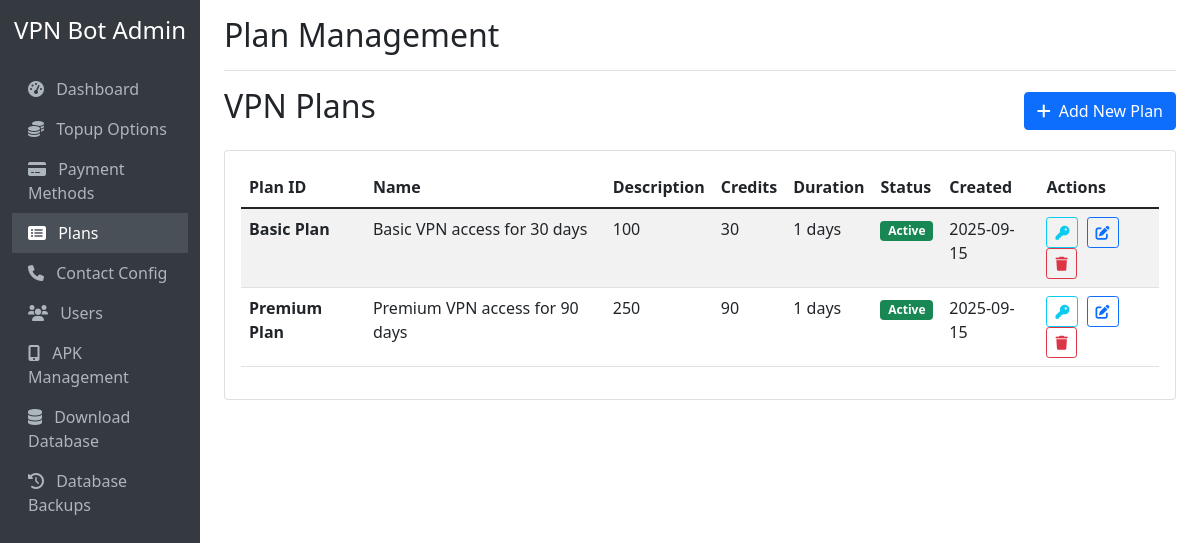
The app's page /plans, older data.
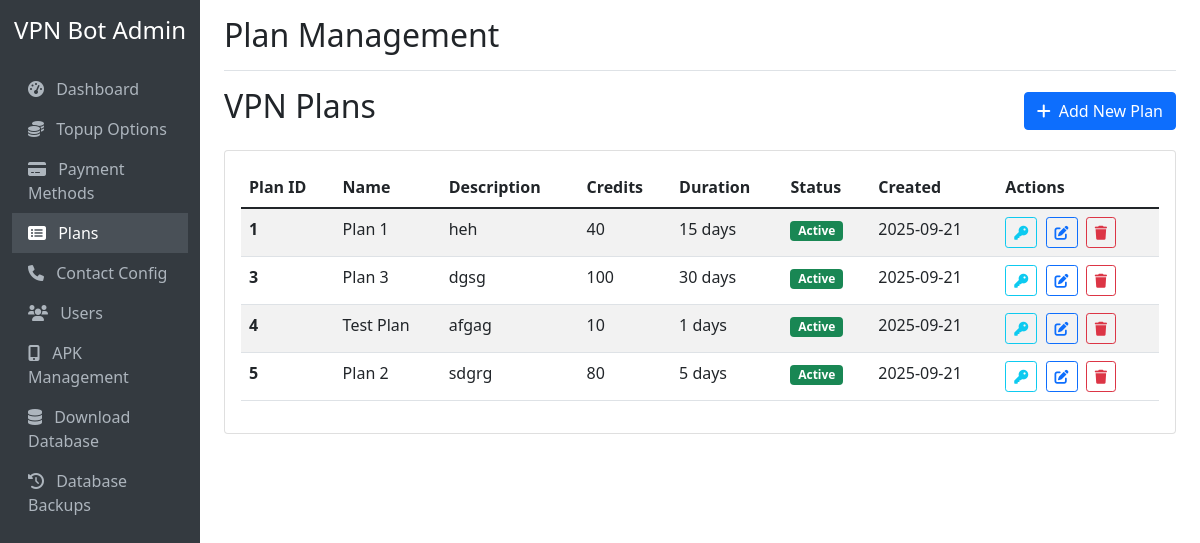
The same page, newer data.
### tables this page shows
CREATE TABLE "plans" (
                id INTEGER PRIMARY KEY AUTOINCREMENT,
                plan_id_number TEXT UNIQUE NOT NULL,
                name TEXT NOT NULL,
                description TEXT,
                credits_required INTEGER NOT NULL,
                duration_days INTEGER NOT NULL,
                is_active BOOLEAN DEFAULT 1,
                created_at TIMESTAMP DEFAULT CURRENT_TIMESTAMP,
                updated_at TIMESTAMP DEFAULT CURRENT_TIMESTAMP
            );

### web_admin.py (the view)
@app.route('/plans')
def plan_management():
    plans = get_all_plans()
    return render_template('plan_management.html', plans=plans)

### database.py (called while the page is built)
def get_all_plans():
    conn = sqlite3.connect(DB_FILE)
    cursor = conn.cursor()
    cursor.execute('SELECT * FROM plans ORDER BY plan_id_number')
    plans = cursor.fetchall()
    conn.close()
    return plans

### templates/plan_management.html (shortened to what this page needs)
{% extends "base.html" %}
{% block page_title %}Plan Management{% endblock %}
{% block content %}
<div class="d-flex justify-content-between align-items-center mb-3">
    <h2>VPN Plans</h2>
    <a href="{{ url_for('add_plan') }}" class="btn btn-primary">
        <i class="fas fa-plus me-2"></i>Add New Plan
    </a>
</div>
<div class="card">
    <div class="card-body">
        {% if plans %}
            <div class="table-responsive">
                <table class="table table-striped">
                    <thead>
                        <tr>
                            <th>Plan ID</th>
                            <th>Name</th>
                            <th>Description</th>
                            <th>Credits</th>
                            <th>Duration</th>
                            <th>Status</th>
                            <th>Created</th>
                            <th>Actions</th>
                        </tr>
                    </thead>
                    <tbody>
                        {% for plan in plans %}
                        <tr>
                            <td><strong>{{ plan[1] }}</strong></td>
                            <td>{{ plan[2] }}</td>
                            <td>{{ plan[3] or '-' }}</td>
                            <td>{{ plan[4] }}</td>
                            <td>{{ plan[5] }} days</td>
                            <td>
                                {% if plan[6] %}
                                    <span class="badge bg-success">Active</span>
                                {% else %}
                                    <span class="badge bg-secondary">Inactive</span>
                                {% endif %}
                            </td>
                            <td>{{ plan[7][:10] }}</td>
                            <td>
                                <a href="{{ url_for('plan_keys', plan_id=plan[0]) }}" class="btn btn-sm btn-outline-info me-1" title="Manage Keys">
                                    <i class="fas fa-key"></i>
                                </a>
                                <a href="{{ url_for('edit_plan', plan_id=plan[0]) }}" class="btn btn-sm btn-outline-primary me-1" title="Edit">
                                    <i class="fas fa-edit"></i>
                                </a>
                                <a href="{{ url_for('delete_plan_route', plan_id=plan[0]) }}"
                                   class="btn btn-sm btn-outline-danger"
                                   onclick="return confirm('Are you sure you want to delete this plan?')" title="Delete">
                                    <i class="fas fa-trash"></i>
                                </a>
                            </td>
                        </tr>
                        {% endfor %}
                    </tbody>
                </table>
            </div>
        {% endif %}
    </div>
</div>
{% endblock %}

### templates/base.html (shortened to what this page needs)
<!DOCTYPE html>
<html lang="en">
<head>
    <link href="https://cdn.jsdelivr.net/npm/bootstrap@5.1.3/dist/css/bootstrap.min.css" rel="stylesheet">
    <link href="https://cdnjs.cloudflare.com/ajax/libs/font-awesome/6.0.0/css/all.min.css" rel="stylesheet">
</head>
<body>
    <div class="container-fluid">
        <div class="row">
            <nav class="col-md-3 col-lg-2 d-md-block sidebar collapse">
                <div class="position-sticky pt-3">
                    <div class="text-center mb-4">
                        <h4 class="text-white">VPN Bot Admin</h4>
                    </div>
                    <ul class="nav flex-column">
                        <li class="nav-item">
                            <a class="nav-link {% if request.endpoint == 'dashboard' %}active{% endif %}" href="{{ url_for('dashboard') }}">
                                <i class="fas fa-tachometer-alt me-2"></i>
                                Dashboard
                            </a>
                        </li>
                        <li class="nav-item">
                            <a class="nav-link {% if request.endpoint == 'topup_management' %}active{% endif %}" href="{{ url_for('topup_management') }}">
                                <i class="fas fa-coins me-2"></i>
                                Topup Options
                            </a>
                        </li>
                        <li class="nav-item">
                            <a class="nav-link {% if request.endpoint == 'payment_management' %}active{% endif %}" href="{{ url_for('payment_management') }}">
                                <i class="fas fa-credit-card me-2"></i>
                                Payment Methods
                            </a>
                        </li>
                        <li class="nav-item">
                            <a class="nav-link {% if request.endpoint == 'plan_management' %}active{% endif %}" href="{{ url_for('plan_management') }}">
                                <i class="fas fa-list-alt me-2"></i>
                                Plans
                            </a>
                        </li>
                        <li class="nav-item">
                            <a class="nav-link {% if request.endpoint == 'contact_management' %}active{% endif %}" href="{{ url_for('contact_management') }}">
                                <i class="fas fa-phone me-2"></i>
                                Contact Config
                            </a>
                        </li>
                        <li class="nav-item">
                            <a class="nav-link {% if request.endpoint == 'user_management' %}active{% endif %}" href="{{ url_for('user_management') }}">
                                <i class="fas fa-users me-2"></i>
                                Users
                            </a>
                        </li>
                        <li class="nav-item">
                            <a class="nav-link {% if request.endpoint == 'apk_management' %}active{% endif %}" href="{{ url_for('apk_management') }}">
                                <i class="fas fa-mobile-alt me-2"></i>
                                APK Management
                            </a>
                        </li>
                        <li class="nav-item">
                            <a class="nav-link" href="{{ url_for('download_database') }}">
                                <i class="fas fa-database me-2"></i>
                                Download Database
                            </a>
                        </li>
                        <li class="nav-item">
                            <a class="nav-link {% if request.endpoint == 'list_backups' %}active{% endif %}" href="{{ url_for('list_backups') }}">
                                <i class="fas fa-history me-2"></i>
                                Database Backups
                            </a>
                        </li>
                    </ul>
                </div>
            </nav>
            <main class="col-md-9 ms-sm-auto col-lg-10 px-md-4 main-content">
                <div class="d-flex justify-content-between flex-wrap flex-md-nowrap align-items-center pt-3 pb-2 mb-3 border-bottom">
                    <h1 class="h2">{% block page_title %}Dashboard{% endblock %}</h1>
                </div>
                {% block content %}{% endblock %}
            </main>
        </div>
    </div>
</body>
</html>

### templates/base.html (style rules this page uses)
.sidebar { min-height: 100vh; background-color: #343a40; }
.sidebar .nav-link { color: #adb5bd; }
.sidebar .nav-link.active { color: #fff; background-color: #495057; }
.main-content { margin-left: 0; }
@media (min-width: 768px) { .main-content { margin-left: 250px; } }

Row changes from the older to the newer data that the page shows:
removed plans: name "Basic Plan", description "Basic VPN access for 30 days", credits_required "100", duration_days "30", is_active "1", shows "Active", updated_at "2025-09-15"
removed plans: name "Premium Plan", description "Premium VPN access for 90 days", credits_required "250", duration_days "90", is_active "1", shows "Active", updated_at "2025-09-15"
added plans: plan_id_number "1", name "Plan 1", description "heh", credits_required "40", duration_days "15", is_active "Active", created_at "2025-09-21"
added plans: plan_id_number "3", name "Plan 3", description "dgsg", credits_required "100", duration_days "30", is_active "Active", created_at "2025-09-21"
added plans: plan_id_number "4", name "Test Plan", description "afgag", credits_required "10", duration_days "1", is_active "Active", created_at "2025-09-21"
added plans: plan_id_number "5", name "Plan 2", description "sdgrg", credits_required "80", duration_days "5", is_active "Active", created_at "2025-09-21"
